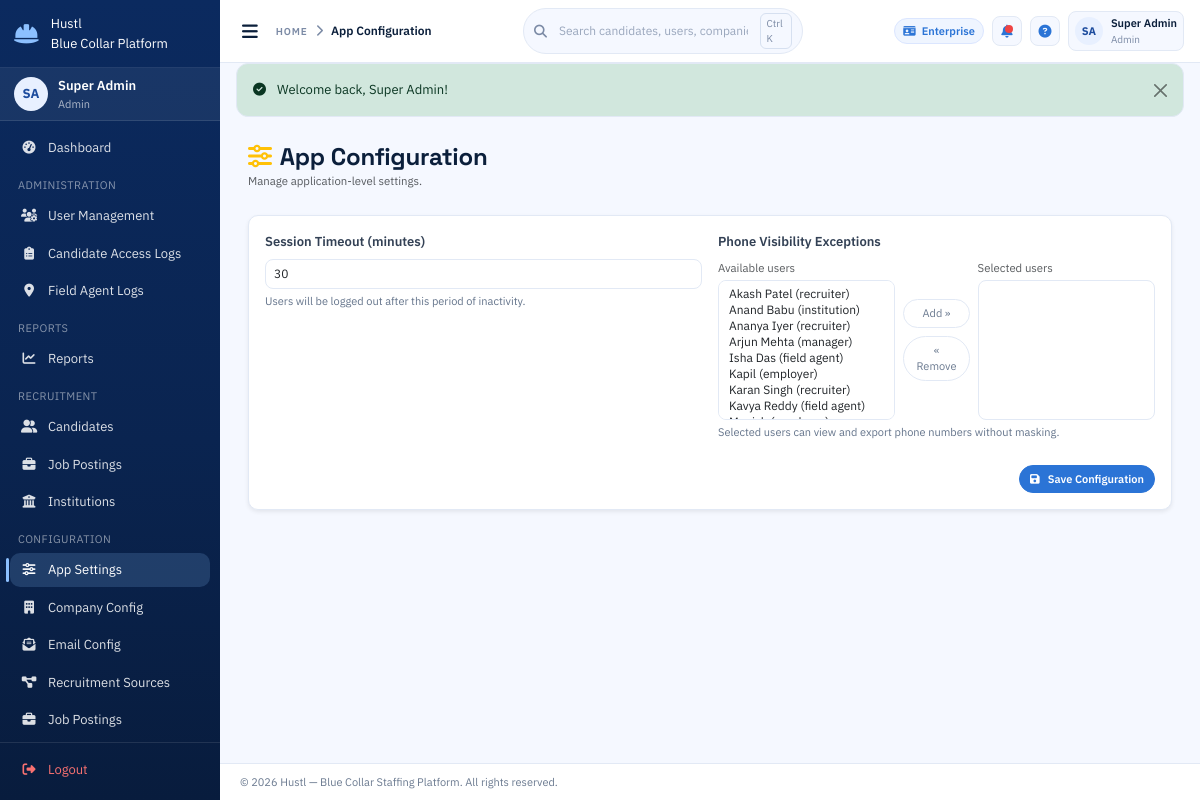
The app's page /config/app (signed in) with its own data.
### models/user.py (models this page shows, shortened)
class User(Base):
    __tablename__ = "users"
    id = Column(Integer, primary_key=True, index=True)
    username = Column(String(50), unique=True, nullable=False, index=True)
    email = Column(String(100), unique=True, nullable=False, index=True)
    hashed_password = Column(String(255), nullable=False)
    seed_password = Column(String(255), nullable=True)
    role = Column(Enum(UserRole), nullable=False)
    license_type = Column(Enum(LicenseType), default=LicenseType.BASIC, nullable=False)
    full_name = Column(String(100), nullable=False)
    phone = Column(String(20), nullable=True)
    employee_id = Column(String(50), unique=True, nullable=True, index=True)
    date_of_birth = Column(DateTime, nullable=True)
    gender = Column(String(10), nullable=True)
    address = Column(Text, nullable=True)
    qualification = Column(String(100), nullable=True)
    experience_years = Column(Integer, nullable=True)
    department = Column(String(100), nullable=True)
    emergency_contact = Column(String(100), nullable=True)
    joining_date = Column(DateTime, nullable=True)
    reporting_manager = Column(String(100), nullable=True)
    is_active = Column(Boolean, default=True, nullable=False)
    is_verified = Column(Boolean, default=False, nullable=False)
    created_at = Column(DateTime, default=datetime.utcnow, nullable=False)
    updated_at = Column(DateTime, default=datetime.utcnow, onupdate=datetime.utcnow)
    last_login = Column(DateTime, nullable=True)
    created_by_id = Column(Integer, ForeignKey("users.id"), nullable=True)
    created_by = relationship("User", remote_side=[id], foreign_keys=[created_by_id])
    candidates_registered = relationship(
        "Candidate",
        back_populates="registered_by",
        foreign_keys="Candidate.registered_by_id",
    )

### models/app_config.py (models this page shows)
class AppConfig(Base):
    __tablename__ = "app_configs"
    id = Column(Integer, primary_key=True, index=True)
    session_timeout_minutes = Column(Integer, default=60, nullable=False)
    phone_view_user_ids = Column(Text, nullable=True)
    updated_at = Column(DateTime, default=datetime.utcnow, onupdate=datetime.utcnow)

### routers/config.py (the view)
@router.get("/app")
async def app_config_page(request: Request, db: Session = Depends(get_db)):
    user, redir = require_auth(request, db, *ADMIN_ONLY)
    if redir:
        return redir
    config = get_app_config(db)
    users = db.query(User).filter(User.is_active == True).order_by(User.full_name).all()
    selected_ids = get_phone_view_user_ids(db)
    ctx = build_template_context(
        request, db,
        config=config,
        phone_view_users=users,
        phone_view_selected=selected_ids,
        page_title="App Configuration",
    )
    return templates.TemplateResponse("config/app.html", ctx)

### templates/config/app.html (shortened to what this page needs)
{% extends "base.html" %}
{% block content %}
<div class="container-fluid">
  <div class="d-flex justify-content-between align-items-center mb-4">
    <div>
      <h4 class="fw-bold mb-0"><i class="fas fa-sliders-h text-warning me-2"></i>{{ page_title or 'App Configuration' }}</h4>
      <small class="text-muted">Manage application-level settings.</small>
    </div>
  </div>
  <div class="card shadow-sm">
    <div class="card-body">
      <form method="POST" action="/config/app" novalidate>
        <div class="row g-3">
          <div class="col-md-6">
            <label class="form-label fw-semibold">Session Timeout (minutes)</label>
            <input
              type="number"
              name="session_timeout_minutes"
              class="form-control"
              min="1"
              step="1"
              value="{{ config.session_timeout_minutes if config else 60 }}"
              required
            />
            <div class="form-text">Users will be logged out after this period of inactivity.</div>
          </div>
          <div class="col-md-6">
            <label class="form-label fw-semibold">Phone Visibility Exceptions</label>
            <div class="row g-2">
              <div class="col-5">
                <div class="small text-muted mb-1">Available users</div>
                <select class="form-select" id="phoneUsersAvailable" multiple size="8">
                  {% for u in phone_view_users %}
                  {% if u.id not in phone_view_selected %}
                  <option value="{{ u.id }}">{{ u.full_name }} ({{ u.role.value.replace('_',' ') }})</option>
                  {% endif %}
                  {% endfor %}
                </select>
              </div>
              <div class="col-2 d-flex flex-column justify-content-center gap-2">
                <button type="button" class="btn btn-outline-secondary btn-sm" id="phoneUsersAdd">Add &raquo;</button>
                <button type="button" class="btn btn-outline-secondary btn-sm" id="phoneUsersRemove">&laquo; Remove</button>
              </div>
              <div class="col-5">
                <div class="small text-muted mb-1">Selected users</div>
                <select name="phone_view_user_ids" class="form-select" id="phoneUsersSelected" multiple size="8">
                </select>
              </div>
            </div>
            <div class="form-text">Selected users can view and export phone numbers without masking.</div>
          </div>
        </div>
        <div class="d-flex justify-content-end mt-4">
          <button class="btn btn-warning fw-semibold" type="submit">
            <i class="fas fa-save me-2"></i>Save Configuration
          </button>
        </div>
      </form>
    </div>
  </div>
</div>
{% endblock %}

### templates/base.html (shortened to what this page needs)
<!DOCTYPE html>
<html lang="en">
<head>
  <link href="https://cdn.jsdelivr.net/npm/bootstrap@5.3.2/dist/css/bootstrap.min.css" rel="stylesheet" />
  <link href="https://cdnjs.cloudflare.com/ajax/libs/font-awesome/6.5.0/css/all.min.css" rel="stylesheet" />
  <link href="/static/css/style.css" rel="stylesheet" />
</head>
<body class="si-app">
  <aside id="sidebar" class="si-sidebar">
    <div class="si-brand">
      <i class="fas fa-hard-hat si-brand-icon"></i>
      <div>
        <div class="si-brand-name">Hustl</div>
        <div class="si-brand-sub">Blue Collar Platform</div>
      </div>
    </div>
    {% if current_user %}
    <div class="si-user-card">
      <div class="si-avatar">{{ current_user.initials }}</div>
      <div class="si-user-info">
        <div class="si-user-name">{{ current_user.full_name }}</div>
        <div class="si-user-role">{{ current_user.role_display }}</div>
      </div>
    </div>
    {% endif %}
    <nav class="si-nav">
      <a class="si-nav-link {% if request.url.path == '/dashboard' %}active{% endif %}"
         href="/dashboard">
        <i class="fas fa-tachometer-alt"></i><span>Dashboard</span>
      </a>
      {% if current_user and current_user.role.value == 'institution' %}
      <div class="si-nav-section">Institution</div>
      <a class="si-nav-link {% if '/institutions/students' in request.url.path %}active{% endif %}"
         href="/institutions/students">
        <i class="fas fa-user-graduate"></i><span>Current Students</span>
      </a>
      <a class="si-nav-link {% if request.url.path == '/institutions/past-students' %}active{% endif %}"
         href="/institutions/past-students">
        <i class="fas fa-user-clock"></i><span>Past Students</span>
      </a>
      <div class="si-nav-section">Bulk Upload</div>
      <a class="si-nav-link {% if request.url.path == '/institutions/bulk-upload' %}active{% endif %}"
         href="/institutions/bulk-upload">
        <i class="fas fa-file-upload"></i><span>Bulk Upload to Layam</span>
      </a>
      {% else %}
      {% if current_user and current_user.role.value == 'admin' %}
      <div class="si-nav-section">Administration</div>
      <a class="si-nav-link {% if '/admin/users' in request.url.path %}active{% endif %}"
         href="/admin/users">
        <i class="fas fa-users-cog"></i><span>User Management</span>
      </a>
      <a class="si-nav-link {% if request.url.path == '/admin/candidate-access-logs' %}active{% endif %}"
         href="/admin/candidate-access-logs">
        <i class="fas fa-clipboard-list"></i><span>Candidate Access Logs</span>
      </a>
      <a class="si-nav-link {% if '/admin/field-agent-locations' in request.url.path %}active{% endif %}"
         href="/admin/field-agent-locations">
        <i class="fas fa-location-dot"></i><span>Field Agent Logs</span>
      </a>
      {% endif %}
      {% if current_user %}
      <div class="si-nav-section">Reports</div>
      <a class="si-nav-link {% if '/reports' in request.url.path %}active{% endif %}"
         href="/reports">
        <i class="fas fa-chart-line"></i><span>Reports</span>
      </a>
      {% endif %}
      {% if current_user and current_user.role.value in ['admin','manager','recruiter','field_agent'] %}
      <div class="si-nav-section">Recruitment</div>
      <a class="si-nav-link {% if '/candidates' in request.url.path %}active{% endif %}"
         href="/candidates">
        <i class="fas fa-user-friends"></i><span>Candidates</span>
      </a>
      <a class="si-nav-link {% if '/jobs' in request.url.path %}active{% endif %}"
         href="/jobs">
        <i class="fas fa-briefcase"></i><span>Job Postings</span>
      </a>
      {% endif %}
      {% if current_user and current_user.role.value in ['admin','employer'] %}
      <a class="si-nav-link {% if '/institutions' in request.url.path %}active{% endif %}"
         href="/institutions">
        <i class="fas fa-university"></i><span>Institutions</span>
      </a>
      {% endif %}
      {% if current_user and current_user.role.value in ['admin','employer'] %}
      <div class="si-nav-section">Configuration</div>
      {% if current_user.role.value == 'admin' %}
      <a class="si-nav-link {% if request.url.path == '/config/app' %}active{% endif %}"
         href="/config/app">
        <i class="fas fa-sliders-h"></i><span>App Settings</span>
      </a>
      {% endif %}
      <a class="si-nav-link {% if request.url.path == '/config/company' %}active{% endif %}"
         href="/config/company">
        <i class="fas fa-building"></i><span>Company Config</span>
      </a>
      <a class="si-nav-link {% if request.url.path == '/config/email' %}active{% endif %}"
         href="/config/email">
        <i class="fas fa-envelope-open-text"></i><span>Email Config</span>
      </a>
      <a class="si-nav-link {% if '/config/recruitment-sources' in request.url.path %}active{% endif %}"
         href="/config/recruitment-sources">
        <i class="fas fa-project-diagram"></i><span>Recruitment Sources</span>
      </a>
      <a class="si-nav-link {% if '/jobs' in request.url.path %}active{% endif %}"
         href="/jobs">
        <i class="fas fa-briefcase"></i><span>Job Postings</span>
      </a>
      <a class="si-nav-link {% if '/config/job-profiles' in request.url.path %}active{% endif %}"
         href="/config/job-profiles">
      </a>
      {% endif %}
      {% endif %}
    </nav>
    <div class="si-sidebar-footer">
      <a class="si-nav-link si-logout" href="/logout">
        <i class="fas fa-sign-out-alt"></i><span>Logout</span>
      </a>
    </div>
  </aside>
  <div id="main" class="si-main">
    <header class="si-topbar">
      <div class="si-topbar-left">
        <button class="si-toggle-btn" id="sidebarToggle" title="Toggle sidebar">
          <i class="fas fa-bars"></i>
        </button>
        <div class="si-breadcrumb">
          <span class="si-breadcrumb-label">Home</span>
          <i class="fas fa-chevron-right"></i>
          <span class="si-breadcrumb-current">{{ page_title or 'Dashboard' }}</span>
        </div>
      </div>
      <div class="si-topbar-center">
        <div class="si-search">
          <i class="fas fa-search"></i>
          <input type="text" placeholder="Search candidates, users, companies" />
          <span class="si-search-kbd">Ctrl K</span>
        </div>
      </div>
      <div class="si-topbar-right">
        {% if current_user %}
        <span class="si-chip si-license-badge">
          <i class="fas fa-id-card"></i>
          {{ current_user.license_type.value | title }}
        </span>
        <button class="si-icon-btn" title="Notifications">
          <span class="si-dot"></span>
        </button>
        <button class="si-icon-btn" title="Help">
          <i class="fas fa-circle-question"></i>
        </button>
        <div class="si-profile">
          <div class="si-avatar-sm">{{ current_user.initials }}</div>
          <div class="si-profile-meta">
            <div class="si-profile-name">{{ current_user.full_name }}</div>
            <div class="si-profile-role">{{ current_user.role_display }}</div>
          </div>
        </div>
        {% endif %}
      </div>
    </header>
    <div class="si-flash-zone">
      {% for msg in flash_messages %}
      <div class="alert alert-{{ 'danger' if msg.category == 'error' else msg.category }} alert-dismissible fade show si-alert" role="alert">
        {% if msg.category == 'success' %}<i class="fas fa-check-circle me-2"></i>
        {% elif msg.category == 'danger' %}<i class="fas fa-exclamation-circle me-2"></i>
        {% elif msg.category == 'warning' %}<i class="fas fa-exclamation-triangle me-2"></i>
        {% else %}<i class="fas fa-info-circle me-2"></i>{% endif %}
        {{ msg.message }}
        <button type="button" class="btn-close" data-bs-dismiss="alert"></button>
      </div>
      {% endfor %}
    </div>
    <main class="si-content">
      {% block content %}{% endblock %}
    </main>
    <footer class="si-footer">
      &copy; 2026 Hustl &mdash; Blue Collar Staffing Platform. All rights reserved.
    </footer>
  </div>
</body>
</html>

### records on screen
User: initials "SA", full_name "Super Admin", role_display "Admin", license_type.value "Enterprise"
AppConfig: session_timeout_minutes "30"

### other values on screen
{{ page_title or 'Dashboard' }} "App Configuration"
{{ msg.message }} "Welcome back, Super Admin!"
{{ page_title or 'App Configuration' }} "App Configuration"
